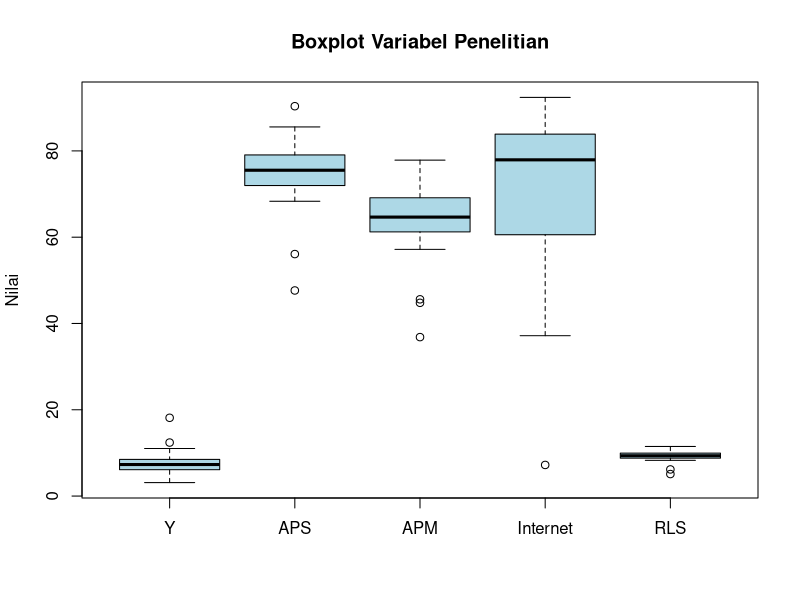

Reproduce this figure in R.
setwd("C:/Users/Sheilla Khairunnisa/Documents/kapita selekta statistika")
getwd()

library(readxl)
data = read_excel("data_pendidikan_2024.xlsx")
View(data)

data$`Persentase Siswa Bekerja (Y)` = as.numeric(gsub(",", ".", data$`Persentase Siswa Bekerja (Y)`))
data$`Angka Partisipasi Sekolah Umur 16-18  (%)` = as.numeric(gsub(",", ".", data$`Angka Partisipasi Sekolah Umur 16-18  (%)`))
data$`Angka Partisipasi Murni SMA (%)` = as.numeric(gsub(",", ".", data$`Angka Partisipasi Murni SMA (%)`))
data$`Penggunaan Internet (%)` = as.numeric(gsub(",", ".", data$`Penggunaan Internet (%)`))
data$`Rata-rata Lama Sekolah (tahun)` = as.numeric(gsub(",", ".", data$`Rata-rata Lama Sekolah (tahun)`))

colnames(data)
colnames(data) = c("Provinsi", "Y", "APS", "APM", "Internet", "RLS")

data_summary = data.frame(
  Variabel = c("Y", "APS", "APM", "Internet", "RLS"),
  Min = c(min(data$Y), min(data$APS), min(data$APM), min(data$Internet), min(data$RLS)),
  Max = c(max(data$Y), max(data$APS), max(data$APM), max(data$Internet), max(data$RLS)),
  Mean = c(mean(data$Y), mean(data$APS), mean(data$APM), mean(data$Internet), mean(data$RLS)),
  Std_Dev = c(sd(data$Y), sd(data$APS), sd(data$APM), sd(data$Internet), sd(data$RLS))
)
data_summary

library(MASS)
model = rlm(Y ~ APS + APM + Internet + RLS, data=data)
summary(model)

boxplot(data[,2:6],
        main="Boxplot Variabel Penelitian",
        ylab="Nilai",
        col="lightblue")
